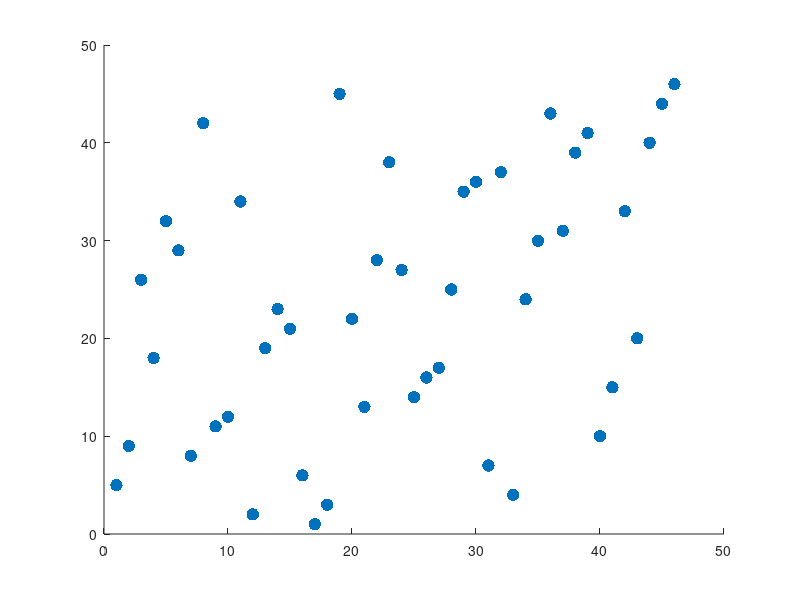

The MATLAB script that drew this image: (Note: this script raises an error after producing the figure.)
% plot brain score - prior par correlation residualising for noise par
clear all

prior_rank_res=[19.55282 -23.46124 -8.76411 8.54579 -13.2148 -10.98945 -8.55985 -4.22183 -3.32747 0.89084 8.77114 -14.89787 9.87678 -1.03876 -12.10213 14.2148 9.98242 7.79223 8.65846 -13.77114 -10.89084 13.56688 -7.0951 -2.00352 8.98945 -12.65846 18.45421 2.11619 0.32747 -8.79223 4.43312 4.88381 2.22183 6.65143 -0.9049 -4.37678 -17.66549 16.67956 4.34857 22.44718 -4.33451 -19.67956 12.00352 6.55985 -5.98242 -3.23589]';

[~,rank_idx] = sort(prior_rank_res);
prior_rank_res_rank = 1:length(prior_rank_res);
prior_rank_res_rank(rank_idx) = prior_rank_res_rank;
prior_rank_res_rank=prior_rank_res_rank';

prior_rank=[45 12 5 39 5 5 18 19 16 23 37 15 42 10.5 5 43 46 21 38 5 14 29 5 24 40 5 35 22 28 25 36 32 26 41 34 10.5 5 31 17 44 20 13 33 27 5 30]';
brain_rank=[44 5 2 24 29 11 19 3 45 14 43 18 39 28 42 33 41 4 30 32 12 15 23 13 31 8 40 16 27 34 35 36 17 37 38 6 26 20 25 46 1 9 10 7 21 22]';
estim_error_rank = [43 2 15 39 17 1 8 22 19 6 36 14 40.500000 29 27 40.500000 46 10 37 16 18 31.500000 4.5000000 7 30 3 38 12 20 21 26 33 24 44 31.500000 12 9 25 34.500000 45 12 4.5000000 34.500000 23 42 28]';

% plot prior brain score corr
a=scatter(prior_rank_res_rank,brain_rank,80,'filled')
a.MarkerEdgeColor = 'w';
a.MarkerFaceColor = "#8E44AD";
hline=refline;
hline.LineWidth=2;
hline.Color=[0 0 0];
set(gca,'FontSize',32);

xticks([10:10:50])
yticks([10:10:50])
xlim([0 60])
ylim([0 60])
xlabel('prior width residualized (rank)')
ylabel('Δ latent SD_B_O_L_D (rank)')
%title(['p = 0.004']); % p-value of full GLM, see SPSS output

txt=['r = ' num2str(round(corr(prior_rank_res_rank,brain_rank),2),'%4.2f')];
yl=ylim;
xl=xlim;
text(xl(2)-15,yl(1)+6,txt,'FontSize',30);

saveas(gcf,'prior_brain_score2.jpg')

clf('reset')

% plot prior accuracy corr

a=scatter(prior_rank_res_rank,estim_error_rank,80,'filled')
a.MarkerEdgeColor = 'w';
a.MarkerFaceColor = "#8E44AD";
hline=refline;
hline.LineWidth=2;
hline.Color=[0 0 0];
set(gca,'FontSize',32);

xticks([10:10:50])
yticks([10:10:50])
xlim([0 60])
ylim([0 60])
xlabel('prior width residualized (rank)')
ylabel('estimation error (rank)')
%title(['p = 0.004']); % p-value of full GLM, see SPSS output

txt=['r = ' num2str(round(corr(prior_rank_res_rank,estim_error_rank),2),'%4.2f')];
yl=ylim;
xl=xlim;
text(xl(2)-15,yl(1)+6,txt,'FontSize',30);

saveas(gcf,'prior_estim_error.jpg')

clf('reset')